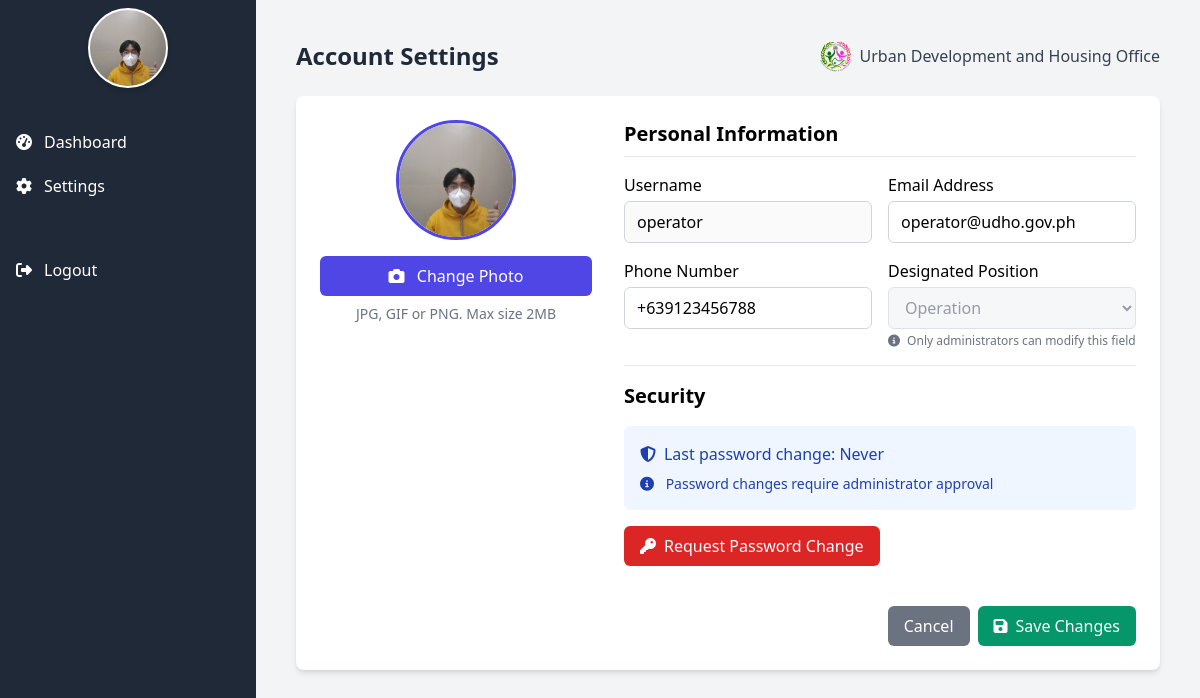
The app's page /Settings/setting_admin.php (signed in) with its own data.
### tables this page shows
CREATE TABLE `users` (
  `id` int(11) NOT NULL,
  `username` varchar(50) NOT NULL,
  `password` varchar(255) NOT NULL,
  `role` enum('Admin','Operation','Admin Executive','HOA','Enumerator') NOT NULL,
  `created_at` timestamp NOT NULL DEFAULT current_timestamp(),
  `profile_picture` varchar(255) DEFAULT 'default_profile.jpg',
  `email` varchar(100) DEFAULT NULL,
  `phone` varchar(20) DEFAULT NULL,
  `password_changed_at` timestamp NULL DEFAULT NULL
);

### Settings/setting_admin.php (the view, shortened to what this page needs)
<?php
$servername = "localhost";
$username = "root";
$password = "";
$dbname = "udho_db";
$conn = new mysqli($servername, $username, $password, $dbname);
$user_id = $_SESSION['user_id'];
$user_data = [];
$stmt = $conn->prepare("SELECT id, username, password, role, created_at, profile_picture, email, phone FROM users WHERE id = ?");
if (!$stmt) {
    $_SESSION['error_message'] = "Database error: " . $conn->error;
} else {
    $stmt->bind_param("i", $user_id);
    if (!$stmt->execute()) {
        $_SESSION['error_message'] = "Error executing query: " . $stmt->error;
    } else {
        $result = $stmt->get_result();
        $user_data = $result->fetch_assoc() ?? [];
    }
}
$user_data['role'] = $user_data['role'] ?? 'User';
$user_data['profile_picture'] = $user_data['profile_picture'] ?? 'default_profile.jpg';
$user_data['email'] = $user_data['email'] ?? '';
$user_data['phone'] = $user_data['phone'] ?? '';
?>
<!DOCTYPE html>
<html lang="en">
<head>
  <link href="https://cdn.jsdelivr.net/npm/tailwindcss@2.2.19/dist/tailwind.min.css" rel="stylesheet" />
  <link href="https://cdnjs.cloudflare.com/ajax/libs/font-awesome/6.4.0/css/all.min.css" rel="stylesheet" />
</head>
<body class="bg-gray-100 min-h-screen flex">
  <div class="w-64 bg-gray-800 text-white flex flex-col">
    <div class="flex items-center justify-center h-24">
      <div class="rounded-full bg-gray-200 w-20 h-20 flex items-center justify-center overflow-hidden border-2 border-white shadow-md">
        <img src="/UDHO%20SYSTEM/assets/profile_pictures/<?php echo htmlspecialchars($user_data['profile_picture']); ?>"
             alt="Profile Picture"
             class="w-full h-full object-cover"
             onerror="this.src='/UDHO%20SYSTEM/assets/PROFILE_SAMPLE.jpg'">
      </div>
    </div>
    <nav class="mt-6">
      <ul>
        <li>
          <a href="/UDHO%20SYSTEM/Admin/admin_dashboard.php" class="block py-2.5 px-4 hover:bg-gray-700 flex items-center">
            <i class="fas fa-tachometer-alt mr-3"></i> Dashboard
          </a>
        </li>
        <li>
          <a href="/UDHO%20SYSTEM/Settings/setting_admin.php" class="block py-2.5 px-4 hover:bg-gray-700 flex items-center">
            <i class="fas fa-cog mr-3"></i> Settings
          </a>
        </li>
        <li>
          <a href="/UDHO%20SYSTEM/logout.php" class="block py-2.5 px-4 hover:bg-gray-700 mt-10 flex items-center">
            <i class="fas fa-sign-out-alt mr-3"></i> Logout
          </a>
        </li>
      </ul>
    </nav>
  </div>
  <div class="flex-1 p-4 md:p-10">
    <header class="flex flex-col md:flex-row justify-between items-center mb-6 gap-4">
      <h1 class="text-2xl font-bold text-gray-800">Account Settings</h1>
      <div class="flex items-center gap-2">
        <img src="/UDHO%20SYSTEM/assets/UDHOLOGO.png" alt="Logo" class="h-8">
        <span class="font-medium text-gray-700">Urban Development and Housing Office</span>
      </div>
    </header>
    <div class="bg-white p-6 rounded-lg shadow-md">
      <div class="flex flex-col md:flex-row gap-8">
        <div class="flex flex-col items-center md:w-1/3">
          <div class="profile-image-container rounded-full overflow-hidden mb-4">
            <img id="profileImage" src="/UDHO SYSTEM/assets/profile_pictures/<?php echo htmlspecialchars($user_data['profile_picture']); ?>"
                 alt="Profile" class="w-full h-full object-cover"
                 onerror="this.src='/UDHO SYSTEM/assets/PROFILE_SAMPLE.jpg'">
          </div>
          <form id="profileForm" method="POST" enctype="multipart/form-data" action="<?php echo htmlspecialchars($_SERVER['PHP_SELF']); ?>" class="w-full">
            <button type="button" onclick="document.getElementById('profileUpload').click()"
                    class="bg-indigo-600 hover:bg-indigo-700 text-white px-4 py-2 rounded-md transition w-full">
              <i class="fas fa-camera mr-2"></i> Change Photo
            </button>
          </form>
          <p class="text-sm text-gray-500 mt-2">JPG, GIF or PNG. Max size 2MB</p>
        </div>
        <div class="flex-1">
          <h2 class="text-xl font-semibold border-b pb-2 mb-4">Personal Information</h2>
          <form id="settingsForm" class="space-y-4" method="POST" action="<?php echo htmlspecialchars($_SERVER['PHP_SELF']); ?>">
            <div class="grid grid-cols-1 md:grid-cols-2 gap-4">
              <div>
                <label class="block mb-1 font-medium">Username</label>
                <input type="text" name="username" value="<?php echo htmlspecialchars($user_data['username']); ?>"
                       class="w-full px-3 py-2 border border-gray-300 rounded-md focus:ring-2 focus:ring-indigo-500 focus:border-indigo-500 transition"
                       <?php echo ($user_data['role'] !== 'Admin') ? 'disabled' : ''; ?> />
              </div>
              <div>
                <label class="block mb-1 font-medium">Email Address</label>
                <input type="email" name="email" value="<?php echo htmlspecialchars($user_data['email']); ?>"
                       class="w-full px-3 py-2 border border-gray-300 rounded-md focus:ring-2 focus:ring-indigo-500 focus:border-indigo-500 transition"
                       required />
              </div>
            </div>
            <div class="grid grid-cols-1 md:grid-cols-2 gap-4">
              <div>
                <label class="block mb-1 font-medium">Phone Number</label>
                <input type="tel" name="phone" value="<?php echo htmlspecialchars($user_data['phone']); ?>"
                       class="w-full px-3 py-2 border border-gray-300 rounded-md focus:ring-2 focus:ring-indigo-500 focus:border-indigo-500 transition"
                       required />
              </div>
              <div>
                <label class="block mb-1 font-medium">Designated Position</label>
                <select name="role" class="w-full px-3 py-2 border border-gray-300 rounded-md focus:ring-2 focus:ring-indigo-500 focus:border-indigo-500 transition"
                        <?php echo ($user_data['role'] !== 'Admin') ? 'disabled' : ''; ?>>
                  <option value="Operation" <?php echo ($user_data['role'] === 'Operation') ? 'selected' : ''; ?>>Operation</option>
                </select>
                <?php if ($user_data['role'] !== 'Admin'): ?>
                  <p class="text-xs text-gray-500 mt-1">
                    <i class="fas fa-info-circle mr-1"></i> Only administrators can modify this field
                  </p>
                <?php endif; ?>
              </div>
            </div>
            <div class="pt-4 border-t mt-6">
              <h2 class="text-xl font-semibold mb-4">Security</h2>
              <div class="bg-blue-50 p-4 rounded-md mb-4">
                <p class="text-blue-800 flex items-center">
                  <i class="fas fa-shield-alt mr-2"></i> Last password change: <?php
                  echo isset($user_data['password_changed_at']) ?
                      date('F j, Y', strtotime($user_data['password_changed_at'])) :
                      'Never'; ?>
                </p>
                <p class="text-blue-800 text-sm mt-2">
                  <i class="fas fa-info-circle mr-2"></i> Password changes require administrator approval
                </p>
              </div>
              <button type="button" onclick="openPasswordModal()"
                      class="bg-red-600 hover:bg-red-700 text-white px-4 py-2 rounded-md transition flex items-center">
                <i class="fas fa-key mr-2"></i> Request Password Change
              </button>
            </div>
            <div class="flex justify-end gap-2 pt-6">
              <button type="button" onclick="resetForm()"
                      class="bg-gray-500 hover:bg-gray-600 text-white px-4 py-2 rounded-md transition">
                Cancel
              </button>
              <button type="submit" name="update_profile"
                      class="bg-green-600 hover:bg-green-700 text-white px-4 py-2 rounded-md transition flex items-center">
                <i class="fas fa-save mr-2"></i> Save Changes
              </button>
            </div>
          </form>
        </div>
      </div>
    </div>
  </div>
</body>
</html>

### Settings/setting_admin.php (style rules this page uses)
.profile-image-container { width: 120px; height: 120px; border: 3px solid #4f46e5; }
select:disabled { background-color: #f3f4f6; color: #6b7280; cursor: not-allowed; }

### records on screen
users: username "operator", email "operator@udho.gov.ph", phone "+639123456788", role "Operation"
